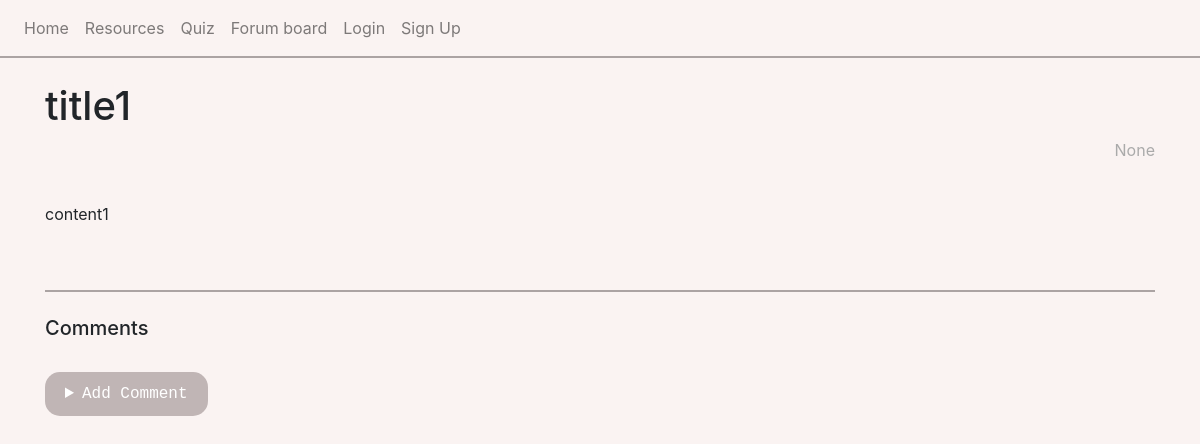
/forum/1/, run on an earlier commit of the app's database.
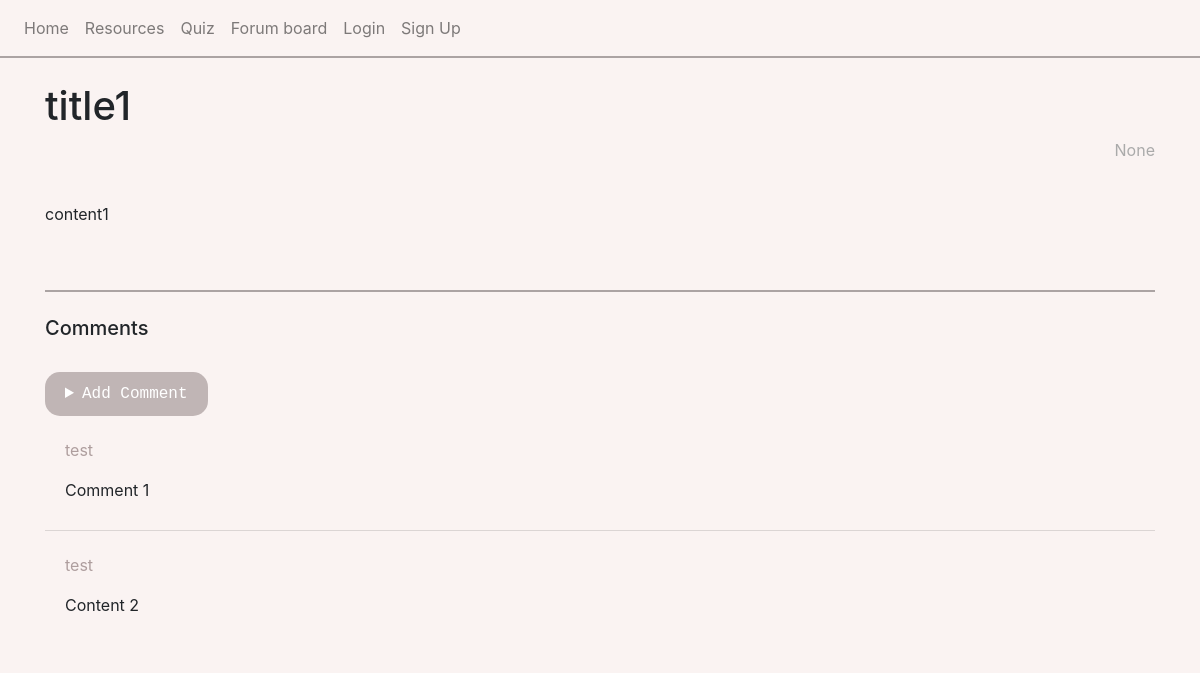
And on a later commit of the database.
### tables this page shows
CREATE TABLE forum_posts (postID INTEGER PRIMARY KEY, userID INTEGER REFERENCES user (userID), title TEXT, content TEXT, post_date TIMESTAMP DEFAULT (CURRENT_TIMESTAMP));

CREATE TABLE comments (comID INTEGER PRIMARY KEY, userID INTEGER REFERENCES user (userID), postID INTEGER REFERENCES forum_posts (postID), content TEXT, com_date TIMESTAMP DEFAULT (CURRENT_TIMESTAMP));

CREATE TABLE user (userID INTEGER PRIMARY KEY, email TEXT, username TEXT, password TEXT, profile_pic TEXT);

### website/views.py (the view, shortened to what this page needs)
@views.route('/forum/<id>/', methods=['GET', 'POST']) # 1.
def forum(id):
    if id == 'home': # shows list of posts with their titles
       sql = 'SELECT * FROM forum_posts;'
       posts = query_db(sql)
       if posts: #check if any posts exsist
           return render_template('forumHome.html', posts=posts)
       else:
           return render_template('forumHome.html', posts='No posts are currently available')
    else:
        id = int(id)
        sql_post = '''SELECT f.title, f.content, f.post_date, u.username, u.profile_pic
        FROM user u
        LEFT JOIN forum_posts f on u.userID = f.userID
        WHERE f.postID = ?;'''
        post_data = query_db(sql_post, (id,), one=True)
        if not post_data: # post doesn't exist
            flash('Post not available.', category='error')
            return redirect(url_for('views.forum', id = 'home'))
        sql_comment = '''SELECT c.*, u.username
        FROM comments c
        LEFT JOIN user u ON c.userID = u.userID
        WHERE c.postID = ?;'''
        comment_data = query_db(sql_comment, (id,))
        return render_template('forum.html', title = post_data[0],
        content = post_data[1],
        date = post_data[2],
        username = post_data[3],
        profile_pic = post_data[4], comments = comment_data)

### website/views.py (called while the page is built)
def query_db(sql,args=(),one=False):
    db = sqlite3.connect('web.db')
    cursor = db.cursor()
    cursor.execute(sql, args)
    results = cursor.fetchall()
    db.commit()
    db.close()
    return (results[0] if results else None) if one else results

### website/templates/forum.html (shortened to what this page needs)
{% extends "base.html" %} {% block title %}{{ title }}{% endblock %}
{% block content %}
<br>
<h1>{{ title }}</h1>
<p class="date">{{ date }}</p>
<br>
<p>{{ content }}</p>
<br><br>
<div style='border-top:2px solid #aba3a3'>
    <br>
    <h5>Comments</h5>
    <br>
        <details>
        <summary class="comment-btn" style="width: fit-content;">Add Comment</summary>
    </details>
    <ul class="list-group list-group-flush" id="comments">
        {% for comment in comments %}
        <li class="list-group-item custom-bg comment">
            <p style="color: rgb(174, 158, 158)">{{ comment[5] }}</p>
            <p>{{ comment[3] }}</p>
        </li>
        {% endfor %}
    </ul>
</div>
{% endblock %}

### website/templates/base.html (shortened to what this page needs)
<!DOCTYPE html>
<html lang="en">
<head>
    <link
      rel="stylesheet"
      href="https://stackpath.bootstrapcdn.com/bootstrap/4.4.1/css/bootstrap.min.css"
    />
    <link
      rel="stylesheet"
      href="https://stackpath.bootstrapcdn.com/font-awesome/4.7.0/css/font-awesome.min.css"
    />
    <link rel="stylesheet" href= "{{ url_for('static',filename='styles.css') }}">
</head>
<body class="custom-bg">
  <nav class = "navbar navbar-expand-lg navbar-light custom-bg">
    <div class="collapse navbar-collapse" id="navbar">
      <div class="navbar-nav">
        <a class="nav-item nav-link" id="home" href="/">Home</a>
        <a class="nav-item nav-link" id="resources" href="/resources">Resources</a>
        <a class="nav-item nav-link" id="quiz" href="/quiz/home">Quiz</a>
        <a class="nav-item nav-link" id="forum" href="/forum/home">Forum board</a>
        {% if session.get('user') %}
          <a class="nav-item nav-link" id="logout" href="/logout">Logout</a>
        {% else %}
          <a class="nav-item nav-link" id="login" href="/login">Login</a>
          <a class="nav-item nav-link" id="signup" href="/sign-up">Sign Up</a>
        {% endif %}
      </div>
    </div>
  </nav>
  <div class="container custom-bg">
    {% block content %}
    {% endblock %}
  </div>
</body>
</html>

### website/static/styles.css (style rules this page uses)
.custom-bg { background-color: #faf3f2; }
.navbar { border-bottom:2px solid #aba3a3; }
.date { text-align: right; color: rgb(170, 170, 170) }
.comment { margin-top : 10px; }
.comment-btn { padding: 10px 20px; background-color: rgb(192, 181, 181); color: white; border: none; cursor: pointer; border-radius: 15px; font-family: "JetBrains Mono",monospace; }

What changed in the data, as far as the page shows it:
added comments: username "test", content "Comment 1"
added comments: username "test", content "Content 2"
